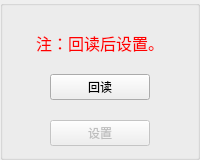
                            <widget class="QGroupBox" name="groupBox_31">
                             <property name="minimumSize">
                              <size>
                               <width>200</width>
                               <height>160</height>
                              </size>
                             </property>
                             <property name="maximumSize">
                              <size>
                               <width>200</width>
                               <height>160</height>
                              </size>
                             </property>
                             <property name="title">
                              <string/>
                             </property>
                             <layout class="QVBoxLayout" name="verticalLayout_55">
                              <item>
                               <spacer name="verticalSpacer_76">
                                <property name="orientation">
                                 <enum>Qt::Vertical</enum>
                                </property>
                                <property name="sizeHint" stdset="0">
                                 <size>
                                  <width>20</width>
                                  <height>40</height>
                                 </size>
                                </property>
                               </spacer>
                              </item>
                              <item>
                               <layout class="QHBoxLayout" name="horizontalLayout_189">
                                <item>
                                 <widget class="QLabel" name="label_275">
                                  <property name="font">
                                   <font>
                                    <pointsize>12</pointsize>
                                   </font>
                                  </property>
                                  <property name="styleSheet">
                                   <string notr="true">color: rgb(255, 0, 0);</string>
                                  </property>
                                  <property name="text">
                                   <string>注：回读后设置。</string>
                                  </property>
                                  <property name="alignment">
                                   <set>Qt::AlignCenter</set>
                                  </property>
                                 </widget>
                                </item>
                               </layout>
                              </item>
                              <item>
                               <spacer name="verticalSpacer_77">
                                <property name="orientation">
                                 <enum>Qt::Vertical</enum>
                                </property>
                                <property name="sizeHint" stdset="0">
                                 <size>
                                  <width>20</width>
                                  <height>40</height>
                                 </size>
                                </property>
                               </spacer>
                              </item>
                              <item>
                               <layout class="QHBoxLayout" name="horizontalLayout_190">
                                <item>
                                 <spacer name="horizontalSpacer_87">
                                  <property name="orientation">
                                   <enum>Qt::Horizontal</enum>
                                  </property>
                                  <property name="sizeHint" stdset="0">
                                   <size>
                                    <width>40</width>
                                    <height>20</height>
                                   </size>
                                  </property>
                                 </spacer>
                                </item>
                                <item>
                                 <widget class="QPushButton" name="pushButton_41">
                                  <property name="minimumSize">
                                   <size>
                                    <width>100</width>
                                    <height>0</height>
                                   </size>
                                  </property>
                                  <property name="text">
                                   <string>回读</string>
                                  </property>
                                 </widget>
                                </item>
                                <item>
                                 <spacer name="horizontalSpacer_88">
                                  <property name="orientation">
                                   <enum>Qt::Horizontal</enum>
                                  </property>
                                  <property name="sizeHint" stdset="0">
                                   <size>
                                    <width>40</width>
                                    <height>20</height>
                                   </size>
                                  </property>
                                 </spacer>
                                </item>
                               </layout>
                              </item>
                              <item>
                               <spacer name="verticalSpacer_78">
                                <property name="orientation">
                                 <enum>Qt::Vertical</enum>
                                </property>
                                <property name="sizeHint" stdset="0">
                                 <size>
                                  <width>20</width>
                                  <height>40</height>
                                 </size>
                                </property>
                               </spacer>
                              </item>
                              <item>
                               <layout class="QHBoxLayout" name="horizontalLayout_191">
                                <item>
                                 <spacer name="horizontalSpacer_89">
                                  <property name="orientation">
                                   <enum>Qt::Horizontal</enum>
                                  </property>
                                  <property name="sizeHint" stdset="0">
                                   <size>
                                    <width>40</width>
                                    <height>20</height>
                                   </size>
                                  </property>
                                 </spacer>
                                </item>
                                <item>
                                 <widget class="QPushButton" name="pushButton_42">
                                  <property name="enabled">
                                   <bool>false</bool>
                                  </property>
                                  <property name="minimumSize">
                                   <size>
                                    <width>100</width>
                                    <height>0</height>
                                   </size>
                                  </property>
                                  <property name="text">
                                   <string>设置</string>
                                  </property>
                                 </widget>
                                </item>
                                <item>
                                 <spacer name="horizontalSpacer_90">
                                  <property name="orientation">
                                   <enum>Qt::Horizontal</enum>
                                  </property>
                                  <property name="sizeHint" stdset="0">
                                   <size>
                                    <width>40</width>
                                    <height>20</height>
                                   </size>
                                  </property>
                                 </spacer>
                                </item>
                               </layout>
                              </item>
                             </layout>
                            </widget>
